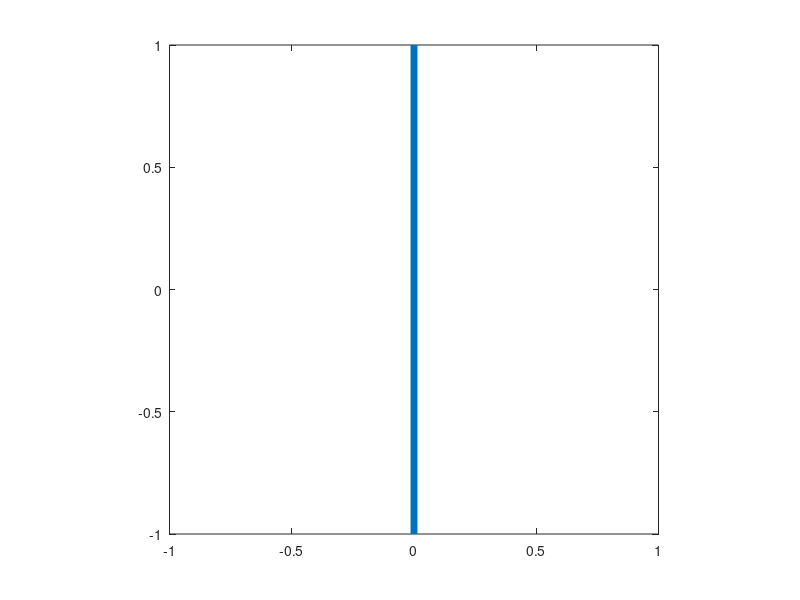

This chart was generated by the following MATLAB code: (Note: this script raises an error after producing the figure.)
%% some basics of animation

% let's create a fake trajectory over a span of 3 seconds
% the human eye (on average) is sensitive to motion at ~24 fps
tend = 3; 
t = linspace(0, tend, 24*tend);
y = sin(t*20/2/pi);

%% Whole frame drawing
% the simplest approach to animating something is just redrawing the full
% frame over and over again

figure(1)
clf
j = 1
plot(t(j),y(j), 'b.', 'MarkerSize',60)
xlim([min(t),max(t)])
ylim([min(y),max(y)])
for j = 2:length(t)
    pause(t(j)-t(j-1)) %need to pause to allow the frame to render
    plot(t(j),y(j), 'b.', 'MarkerSize',60)
    xlim([min(t),max(t)])
    ylim([min(y),max(y)])
end

%% Object graphics
% note that we had a lot of repeated code in our first animation attempt
% a way to get around this is to use object graphics.  Every MATLAB plot
% element is an object, which can be controlled after it is defined

figure(1)
clf
p = plot(t(j),y(j), 'b.', 'MarkerSize',60);
xlim([min(t),max(t)])
ylim([min(y),max(y)])

for j = 2:length(t)
    pause(t(j)-t(j-1)) %need to pause to allow the frame to render
    set(p, 'XData', t(j), 'YData', y(j))
end

%% multiple objects
% we might also wish to see the full trajectory as it evolves
% we can do so by adding a second object

figure(1)
clf
p = plot(t(j),y(j), 'b.', 'MarkerSize',60);
hold on
traj = plot(t(j), y(j), 'k--');
hold off
xlim([min(t),max(t)])
ylim([min(y),max(y)])

for j = 2:length(t)
    pause(t(j)-t(j-1)) %need to pause to allow the frame to render
    set(p, 'XData', t(j), 'YData', y(j))
    set(traj, 'XData', t(1:j), 'YData', y(1:j))
end

%% rotating extended objects
% our systems will frequently include extended components we wish to rotate
% in place (or rotate and translate simultaneously)
% We can do this using DCMs or the built-in rotate method

figure(1)
clf
p = plot([0,0],[-1,1],'LineWidth',5);
xlim([-1,1])
ylim([-1,1])
axis square
pause

% turn in 5 degree increments
th = 5*pi/180;
R = [cos(th),-sin(th);sin(th),cos(th)];

for j=1:5:360
    pause(0.1) % arbitrary pause
    tmp = R*[p.XData; p.YData];
    set(p, 'XData',tmp(1,:), 'YData', tmp(2,:))
end

%% now with the rotate command
figure(1)
clf
p = plot([0,0],[-1,1],'LineWidth',5);
xlim([-1,1])
ylim([-1,1])
axis square

for j=1:5:360
    pause(0.1) % arbitrary pause
    rotate(p,[0, 0, 1], 5)
end

%% 3D objects and transform objects

% things can get a lot more complex in 3D, but MATLAB has useful built-in
% transforms to help you out. 

% let's draw the Earth
earth = imread('landOcean.jpg'); %read Earth map (should be in MATLAB demos dir)
f1 = figure(1);
clf(f1)

[x,y,z] = sphere(100);
props.AmbientStrength = 0.25;  %some ambient light
props.DiffuseStrength = 1;  %full diffuse illumination
props.SpecularColorReflectance = 0.5;
props.SpecularExponent = 1;
props.SpecularStrength = 0.45;
props.FaceColor= 'texture';
props.EdgeColor = 'none';
props.FaceLighting = 'gouraud';
props.Cdata = earth;
Earth = surface(x,y,flip(z),props);
hold on
g = hgtransform;
Earth.Parent = g;
view(50,10)
axis([-1.5,1.5,-1.5,1.5,-1.5,1.5])
axis equal off

%light is effective point source at sun location
sun = light('Position',[0.5164,-2.0623,-0.8941]*1e4,'Style','local');

%%
w_e = 7.2921150e-5; %Earth rotation (rad/s) 
t = linspace(0, 86400, 86400/24);

for j = 2:length(t)
    set(g,'Matrix',makehgtform('zrotate',w_e*t(j)))
    pause((t(j)-t(j-1))/6000) 
end